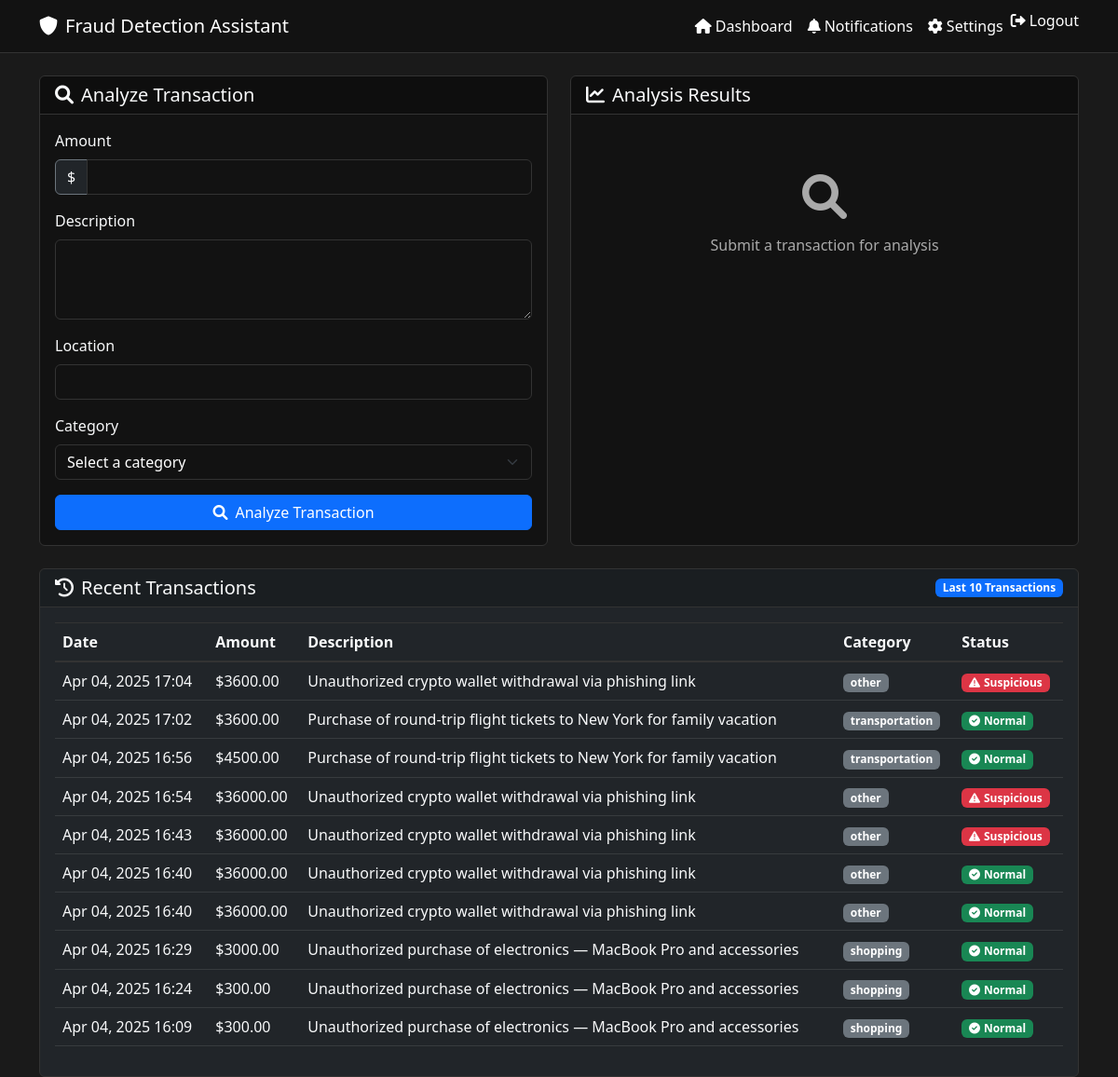
The app's page / (signed in) with its own data.
### core/models.py (models this page shows, shortened)
class Transaction(models.Model):
    user = models.ForeignKey(User, on_delete=models.CASCADE)
    amount = models.DecimalField(max_digits=10, decimal_places=2)
    description = models.TextField()
    timestamp = models.DateTimeField(default=timezone.now)
    is_suspicious = models.BooleanField(default=False)
    location = models.CharField(max_length=100, blank=True)
    category = models.CharField(max_length=50, blank=True)

### core/views.py (the view)
# urls.py: path('', views.dashboard, name='dashboard'),
@login_required
def dashboard(request):
    user_profile = UserProfile.objects.get_or_create(user=request.user)[0]
    recent_transactions = Transaction.objects.filter(user=request.user).order_by('-timestamp')[:10]
    unread_notifications = Notification.objects.filter(user=request.user, is_read=False).count()
    context = {
        'transactions': recent_transactions,
        'unread_notifications': unread_notifications,
        'user_profile': user_profile,
    }
    return render(request, 'core/dashboard.html', context)

### templates/core/dashboard.html (shortened to what this page needs)
{% extends 'core/base.html' %}
{% block content %}
<div class="row mb-4">
    <div class="col-md-6">
        <div class="card h-100">
            <div class="card-header">
                <h5 class="card-title mb-0 text-light">
                    <i class="fas fa-search me-2"></i>Analyze Transaction
                </h5>
            </div>
            <div class="card-body">
                <form id="transactionForm">
                    <div class="mb-3">
                        <label for="amount" class="form-label text-light">Amount</label>
                        <div class="input-group">
                            <span class="input-group-text bg-dark text-light border-secondary">$</span>
                            <input type="number" class="form-control" id="amount" name="amount" step="0.01" required>
                        </div>
                    </div>
                    <div class="mb-3">
                        <label for="description" class="form-label text-light">Description</label>
                        <textarea class="form-control" id="description" name="description" rows="3" required></textarea>
                    </div>
                    <div class="mb-3">
                        <label for="location" class="form-label text-light">Location</label>
                        <input type="text" class="form-control" id="location" name="location">
                    </div>
                    <div class="mb-3">
                        <label for="category" class="form-label text-light">Category</label>
                        <select class="form-select" id="category" name="category">
                            <option value="">Select a category</option>
                        </select>
                    </div>
                    <button type="submit" class="btn btn-primary w-100">
                        <i class="fas fa-search me-2"></i>Analyze Transaction
                    </button>
                </form>
            </div>
        </div>
    </div>
    <div class="col-md-6">
        <div class="card h-100">
            <div class="card-header">
                <h5 class="card-title mb-0 text-light">
                    <i class="fas fa-chart-line me-2"></i>Analysis Results
                </h5>
            </div>
            <div class="card-body">
                <div id="analysisResult" class="text-center py-5">
                    <i class="fas fa-search fa-3x text-muted mb-3"></i>
                    <p class="text-muted">Submit a transaction for analysis</p>
                </div>
            </div>
        </div>
    </div>
</div>
<div class="card bg-dark">
    <div class="card-header d-flex justify-content-between align-items-center">
        <h5 class="card-title mb-0 text-light">
            <i class="fas fa-history me-2"></i>Recent Transactions
        </h5>
        <span class="badge bg-primary">Last 10 Transactions</span>
    </div>
    <div class="card-body">
        <div class="table-responsive">
            <table class="table table-hover table-dark">
                <thead>
                    <tr>
                        <th class="text-light">Date</th>
                        <th class="text-light">Amount</th>
                        <th class="text-light">Description</th>
                        <th class="text-light">Category</th>
                        <th class="text-light">Status</th>
                    </tr>
                </thead>
                <tbody>
                    {% for transaction in transactions %}
                    <tr>
                        <td class="text-light">{{ transaction.timestamp|date:"M d, Y H:i" }}</td>
                        <td class="text-light">${{ transaction.amount }}</td>
                        <td class="text-light">{{ transaction.description }}</td>
                        <td>
                            <span class="badge bg-secondary">{{ transaction.category|default:"-" }}</span>
                        </td>
                        <td>
                            {% if transaction.is_suspicious %}
                            <span class="badge bg-danger">
                                <i class="fas fa-exclamation-triangle me-1"></i>Suspicious
                            </span>
                            {% else %}
                            <span class="badge bg-success">
                                <i class="fas fa-check-circle me-1"></i>Normal
                            </span>
                            {% endif %}
                        </td>
                    </tr>
                    {% endfor %}
                </tbody>
            </table>
        </div>
    </div>
</div>
{% endblock %}

### templates/core/base.html (style rules this page uses)
:root { --bg-dark: #1a1a1a; --bg-darker: #121212; --text-light: #ffffff; --text-muted: #aaaaaa; --primary: #0d6efd; --success: #198754; --danger: #dc3545; --warning: #ffc107; }
body { background-color: var(--bg-dark); color: var(--text-light); min-height: 100vh; }
.card { background-color: var(--bg-darker); border: 1px solid #333; }
.card-header { border-bottom: 1px solid #333; background-color: rgba(0, 0, 0, 0.2); }
.table { color: var(--text-light); }
.table thead th { border-bottom: 2px solid #333; color: var(--text-light); }
.table td, .table th { border-top: 1px solid #333; color: var(--text-light); }
.form-control { background-color: var(--bg-darker); border: 1px solid #333; color: var(--text-light); }
.form-select { background-color: var(--bg-darker); border: 1px solid #333; color: var(--text-light); }
.form-label { color: var(--text-light); }
.text-muted { color: var(--text-muted) !important; }

### records on screen
Transaction: is_suspicious True (drawn)
Transaction: is_suspicious False (drawn)
Transaction: is_suspicious False (drawn)
Transaction: is_suspicious True (drawn)
Transaction: is_suspicious True (drawn)
Transaction: is_suspicious False (drawn)
Transaction: is_suspicious False (drawn)
Transaction: is_suspicious False (drawn)
Transaction: is_suspicious False (drawn)
Transaction: is_suspicious False (drawn)
